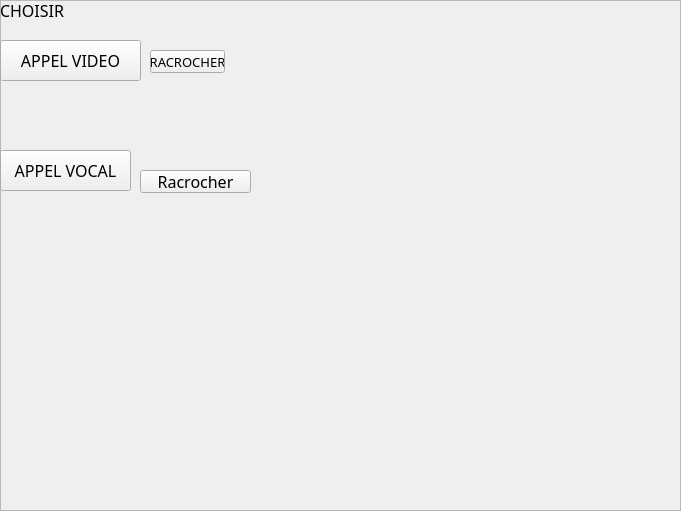
     <widget class="QFrame" name="frame_appel">
      <property name="geometry">
       <rect>
        <x>240</x>
        <y>50</y>
        <width>681</width>
        <height>511</height>
       </rect>
      </property>
      <property name="styleSheet">
       <string notr="true">backgroud-color:rgb(170, 0, 0)</string>
      </property>
      <property name="frameShape">
       <enum>QFrame::StyledPanel</enum>
      </property>
      <property name="frameShadow">
       <enum>QFrame::Raised</enum>
      </property>
      <widget class="QLabel" name="label_10">
       <property name="geometry">
        <rect>
         <x>0</x>
         <y>0</y>
         <width>101</width>
         <height>20</height>
        </rect>
       </property>
       <property name="font">
        <font>
         <family>Algerian</family>
         <pointsize>12</pointsize>
        </font>
       </property>
       <property name="text">
        <string>CHOISIR</string>
       </property>
      </widget>
      <widget class="QPushButton" name="appel_vi">
       <property name="geometry">
        <rect>
         <x>0</x>
         <y>40</y>
         <width>141</width>
         <height>41</height>
        </rect>
       </property>
       <property name="font">
        <font>
         <family>Algerian</family>
         <pointsize>12</pointsize>
        </font>
       </property>
       <property name="text">
        <string>APPEL VIDEO</string>
       </property>
      </widget>
      <widget class="QPushButton" name="appel_V">
       <property name="geometry">
        <rect>
         <x>0</x>
         <y>150</y>
         <width>131</width>
         <height>41</height>
        </rect>
       </property>
       <property name="font">
        <font>
         <family>Algerian</family>
         <pointsize>12</pointsize>
        </font>
       </property>
       <property name="styleSheet">
        <string notr="true">appel_v:hover{
border-top:5px solid pink;
background-color:skyleblue;
}</string>
       </property>
       <property name="text">
        <string>APPEL VOCAL</string>
       </property>
      </widget>
      <widget class="QLabel" name="bt__rejetter_V">
       <property name="geometry">
        <rect>
         <x>20</x>
         <y>200</y>
         <width>211</width>
         <height>21</height>
        </rect>
       </property>
       <property name="font">
        <font>
         <pointsize>12</pointsize>
         <weight>75</weight>
         <bold>true</bold>
         <underline>true</underline>
        </font>
       </property>
       <property name="whatsThis">
        <string>&lt;html&gt;&lt;head/&gt;&lt;body&gt;&lt;p align=&quot;center&quot;&gt;&lt;br/&gt;&lt;/p&gt;&lt;/body&gt;&lt;/html&gt;</string>
       </property>
       <property name="text">
        <string/>
       </property>
      </widget>
      <widget class="QPushButton" name="stop_vocal">
       <property name="geometry">
        <rect>
         <x>140</x>
         <y>170</y>
         <width>111</width>
         <height>23</height>
        </rect>
       </property>
       <property name="font">
        <font>
         <family>Algerian</family>
         <pointsize>12</pointsize>
        </font>
       </property>
       <property name="text">
        <string>Racrocher</string>
       </property>
      </widget>
      <widget class="QPushButton" name="arreter_video_call">
       <property name="geometry">
        <rect>
         <x>150</x>
         <y>50</y>
         <width>75</width>
         <height>23</height>
        </rect>
       </property>
       <property name="font">
        <font>
         <family>Algerian</family>
         <pointsize>10</pointsize>
        </font>
       </property>
       <property name="text">
        <string>RACROCHER</string>
       </property>
      </widget>
     </widget>
